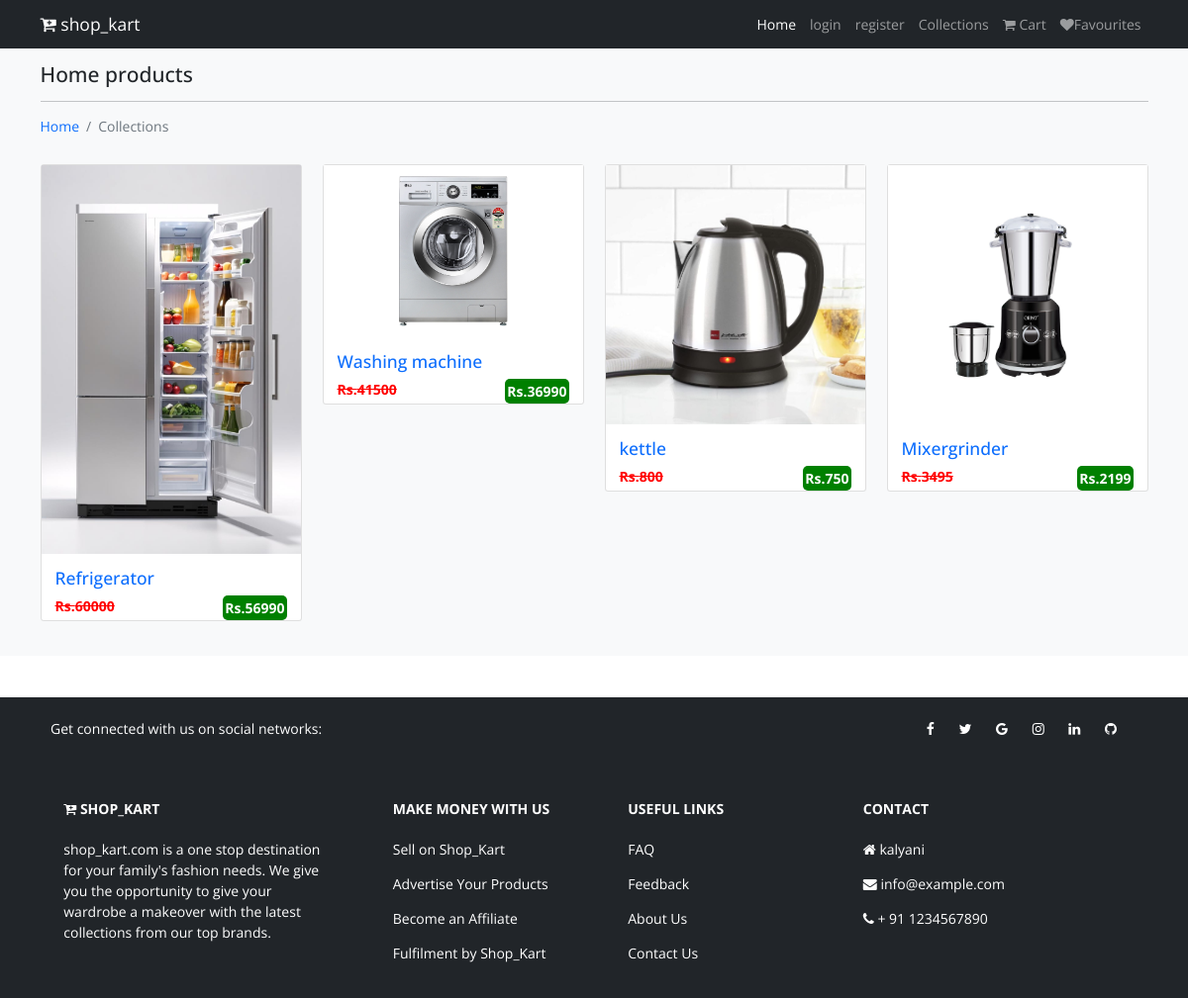
The app's page /collections/Home with its own data.
### shop/models.py (models this page shows, shortened)
class catagory(models.Model):
    name=models.CharField(max_length=150,null=False,blank=False)
    image=models.ImageField(upload_to=getfilename,null=True,blank=True)
    description=models.TextField(max_length=500,null=False,blank=False)
    status=models.BooleanField(default=False,help_text="0-show,1-hidden")
    created_at=models.DateTimeField(auto_now_add=True)

class product(models.Model):
    catagory=models.ForeignKey(catagory,on_delete=models.CASCADE)
    name=models.CharField(max_length=150,null=False,blank=False)
    vendor=models.CharField(max_length=150,null=False,blank=False)
    product_image=models.ImageField(upload_to=getfilename,null=True,blank=True)
    quantity=models.IntegerField(null=False,blank=False)
    original_price=models.FloatField(null=False,blank=False)
    selling_price=models.FloatField(null=False,blank=False)
    description=models.TextField(max_length=500,null=False,blank=False)
    status=models.BooleanField(default=False,help_text="0-show,1-hidden")
    trending=models.BooleanField(default=False,help_text="0-default,1-trending")
    created_at=models.DateTimeField(auto_now_add=True)

### shop/views.py (the view)
# urls.py: path('collections/<str:name>',views.collectionsview,name="collections"),
def collectionsview(request,name):
    if(catagory.objects.filter(name=name,status=0)):
        products=product.objects.filter(catagory__name=name)# product name =catagory name
        return render(request,'shop/products/index.html',{"products":products,"catagory_name":name})
    else:
        messages.warning(request,"No such catagory found")
        return redirect('collections')

### shop/templates/shop/products/index.html (shortened to what this page needs)
{% extends 'shop/layouts/main.html'%}
{% block content%}
<section class="bg-light py-4 my-5">
    <div class="container">
        <div class="row">
            <div class="col-12">
                <h4 class="mb-3">{{catagory_name}} products</h4>
                <hr style="border-color:white;">
                <nav aria-label="breadcrumb">
          <ol class="breadcrumb">
            <li class="breadcrumb-item"><a href="{% url 'home' %}">Home</a></li>
            <li class="breadcrumb-item active">{{category_name}} Collections</li>
          </ol>
        </nav>
            </div>
            {% for item in products%}
            <div class="col-md-4 col-lg-3">
                <div class="card my-3">
                    <img src="{{item.product_image.url}}" class="card-image-top" alt="categories">
                    <a href="{% url 'productdetails' catagory_name item.name %}">
                    <div class="card-body">
                        <h5 class="card-title text-primary">{{item.name}}</h5>
                        <p class="card-text">
                            <span class="float-start Old_price"><s>Rs.{{item.original_price| stringformat:'d'}}</s></span>
                            <span class="float-end New_price">Rs.{{item.selling_price |stringformat:'d'}}</span>
                        </p>
                    </div>
                </a>
            </div>
            </div>
            {% endfor%}
        </div>
    </div>
</section>
{% endblock%}

### static/css/style.css (style rules this page uses)
html { font-size: 14px; }
body { font-family: "Open Sans", sans-serif; }
a { text-decoration: none; }
.Old_price { font-weight: bold; color: red; }
.New_price { font-weight: bold; background-color: green; color: white; padding: 2px; border-radius: 5px; }

### records on screen
catagory: name "Home"
product: product_image (picture), name "Refrigerator", original_price "60000", selling_price "56990"
product: product_image (picture), name "Washing machine", original_price "41500", selling_price "36990"
product: product_image (picture), name "kettle", original_price "800", selling_price "750"
product: product_image (picture), name "Mixergrinder", original_price "3495", selling_price "2199"
